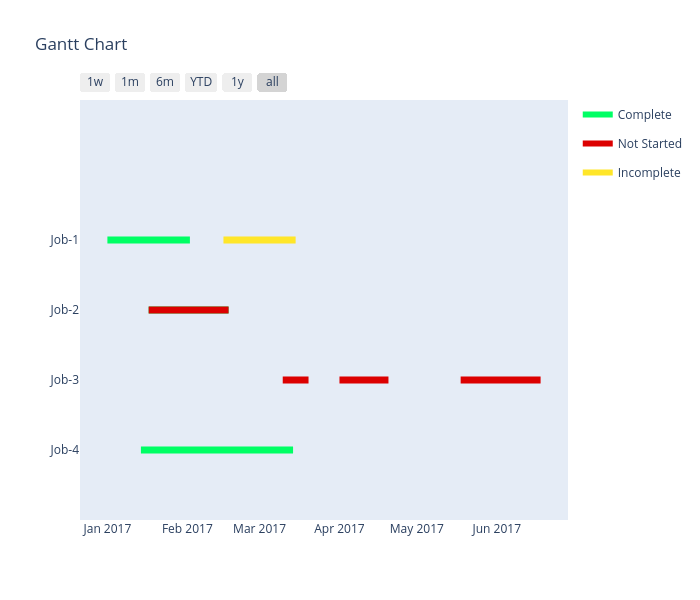

Reproduce this figure in Python.
# -*- coding: utf-8 -*-
''' Gantt chart test.

Code obtained from: https://plotly.com/python/gantt/''' 

import os
import plotly.figure_factory as ff

df = [dict(Task="Job-1", Start='2017-01-01', Finish='2017-02-02', Resource='Complete'),
      dict(Task="Job-1", Start='2017-02-15', Finish='2017-03-15', Resource='Incomplete'),
      dict(Task="Job-2", Start='2017-01-17', Finish='2017-02-17', Resource='Not Started'),
      dict(Task="Job-2", Start='2017-01-17', Finish='2017-02-17', Resource='Complete'),
      dict(Task="Job-3", Start='2017-03-10', Finish='2017-03-20', Resource='Not Started'),
      dict(Task="Job-3", Start='2017-04-01', Finish='2017-04-20', Resource='Not Started'),
      dict(Task="Job-3", Start='2017-05-18', Finish='2017-06-18', Resource='Not Started'),
      dict(Task="Job-4", Start='2017-01-14', Finish='2017-03-14', Resource='Complete')]

colors = {'Not Started': 'rgb(220, 0, 0)',
          'Incomplete': (1, 0.9, 0.16),
          'Complete': 'rgb(0, 255, 100)'}

fig = ff.create_gantt(df, colors=colors, index_col='Resource', show_colorbar=True, group_tasks=True, bar_width= 0.05)
# fig.show()

fname= os.path.basename(__file__)
output_file_name= os.path.splitext(fname)[0]+'.png'
fig.write_image(output_file_name)
